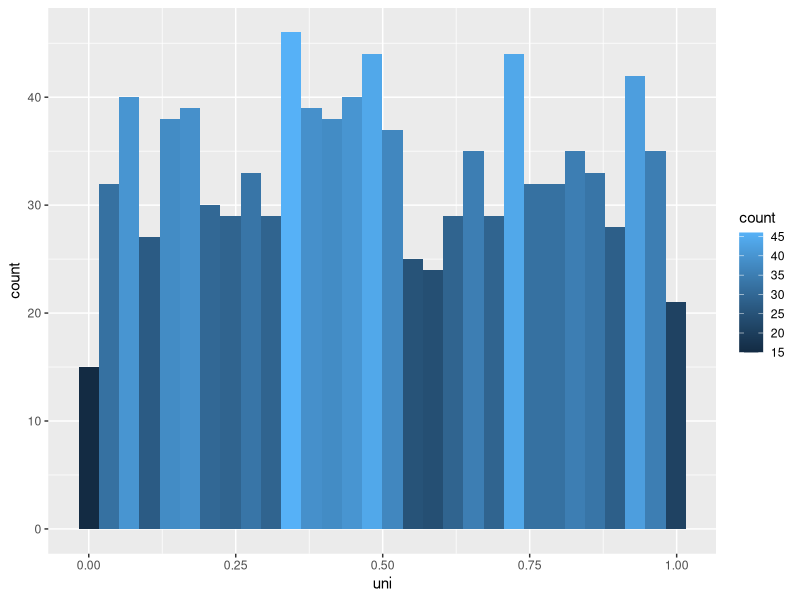
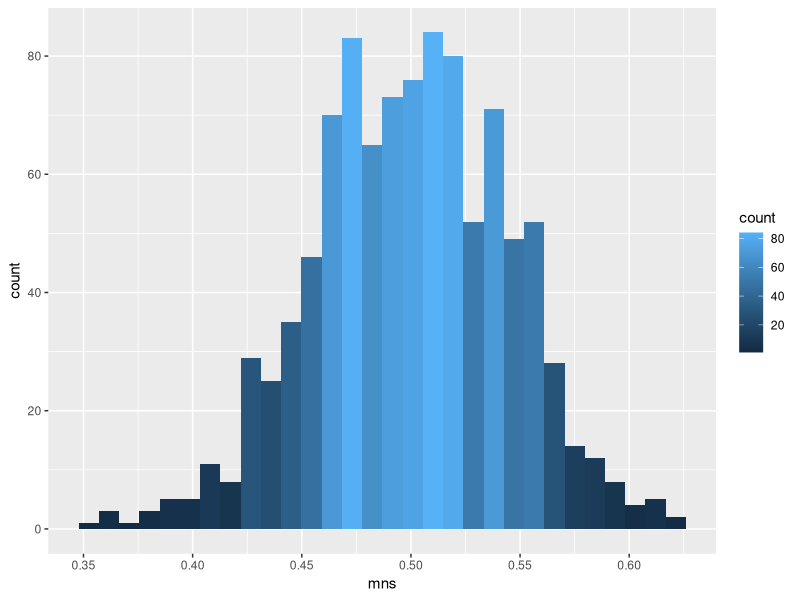

Reproduce these figures in R, in order.
library(ggplot2)


set.seed(0)

uni <- runif(1000)
uni.df <- data.frame(uni)
u <- ggplot(uni.df,aes(x=uni))
u + geom_histogram(aes(fill = ..count..))

mns = NULL
for (i in 1 : 1000) mns = c(mns, mean(runif(40)))
df <- data.frame(mns)
m <- ggplot(df, aes(x=mns))
m + geom_histogram(aes(fill = ..count..))
